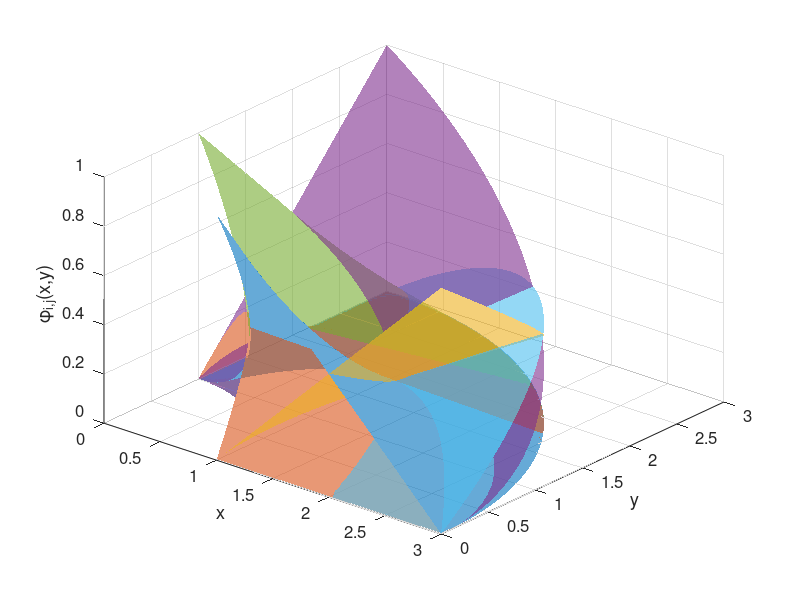

Write MATLAB code to recreate this figure.
% Script para graficar y exportar las bases NURBS directamente a PNG
clear all; clc; clf;

% 1. Parametros
p = 1; U = [0, 0, 1, 1];
q = 2; V = [0, 0, 0, 1, 1, 1];

Px = [1, 1, 0;
      3, 3, 0];
Py = [0, 1, 1;
      0, 3, 3];
W  = [1, sqrt(2)/2, 1;
      1, sqrt(2)/2, 1];

num_pts = 40;
u_vec = linspace(0, 1, num_pts);
v_vec = linspace(0, 1, num_pts);

% 2. Funcion de Cox-de Boor
function N = cox_de_boor(i, d, t, knots)
    if d == 0
        if (t >= knots(i) && t < knots(i+1)) || (t == knots(end) && t == knots(i+1) && knots(i) ~= knots(i+1))
            N = 1.0;
        else
            N = 0.0;
        end
    else
        den1 = knots(i+d) - knots(i);
        den2 = knots(i+d+1) - knots(i+1);
        term1 = 0.0; term2 = 0.0;
        if den1 > 0, term1 = ((t - knots(i)) / den1) * cox_de_boor(i, d-1, t, knots); end
        if den2 > 0, term2 = ((knots(i+d+1) - t) / den2) * cox_de_boor(i+1, d-1, t, knots); end
        N = term1 + term2;
    end
end

% 3. Inicializacion de matrices
X_mat = zeros(num_pts, num_pts);
Y_mat = zeros(num_pts, num_pts);
Z_mat = cell(2, 3);
for i=1:2
    for j=1:3
        Z_mat{i,j} = zeros(num_pts, num_pts);
    end
end

% 4. Evaluacion
for j_idx = 1:num_pts
    v = v_vec(j_idx);
    for i_idx = 1:num_pts
        u = u_vec(i_idx);

        x_val = 0.0; y_val = 0.0; w_val = 0.0;
        Nu = zeros(2, 1); Mv = zeros(3, 1);

        for ii = 1:2, Nu(ii) = cox_de_boor(ii, p, u, U); end
        for jj = 1:3, Mv(jj) = cox_de_boor(jj, q, v, V); end

        for ii = 1:2
            for jj = 1:3
                basis = Nu(ii) * Mv(jj) * W(ii,jj);
                w_val = w_val + basis;
                x_val = x_val + basis * Px(ii,jj);
                y_val = y_val + basis * Py(ii,jj);
            end
        end

        X_mat(i_idx, j_idx) = x_val / w_val;
        Y_mat(i_idx, j_idx) = y_val / w_val;

        % Guardar el valor Z para cada una de las 6 bases
        for ii = 1:2
            for jj = 1:3
                Z_mat{ii,jj}(i_idx, j_idx) = (Nu(ii) * Mv(jj) * W(ii,jj)) / w_val;
            end
        end
    end
end

% 5. Graficar
figure(1, 'Position', [100, 100, 800, 600]); % Ventana mas grande para mejor resolucion
hold on; grid on;

% Paleta de colores similar a la que ibamos a usar en LaTeX (Azul, Rojo, Verde, Naranja, Cyan, Purpura)
colors = [0 0.4470 0.7410;  0.8500 0.3250 0.0980;  0.4660 0.6740 0.1880;
          0.9290 0.6940 0.1250;  0.3010 0.7450 0.9330;  0.4940 0.1840 0.5560];
c_idx = 1;

for ii = 1:2
    for jj = 1:3
        surf(X_mat, Y_mat, Z_mat{ii,jj}, ...
             'FaceColor', colors(c_idx, :), ...
             'EdgeColor', [0.2 0.2 0.2], ...
             'EdgeAlpha', 0.4, ...
             'FaceAlpha', 0.6);
        c_idx = c_idx + 1;
    end
end

view(40, 35);
xlabel('x'); ylabel('y'); zlabel('\phi_{i,j}(x,y)', 'FontSize', 14');
axis tight;
set(gca, 'FontSize', 12); % Tamaño de fuente legible

% 6. Guardar imagen
print('nurbs_bases_completas.png', '-dpng', '-r300');
disp('Imagen nurbs_bases_completas.png generada con exito en el directorio actual.');
